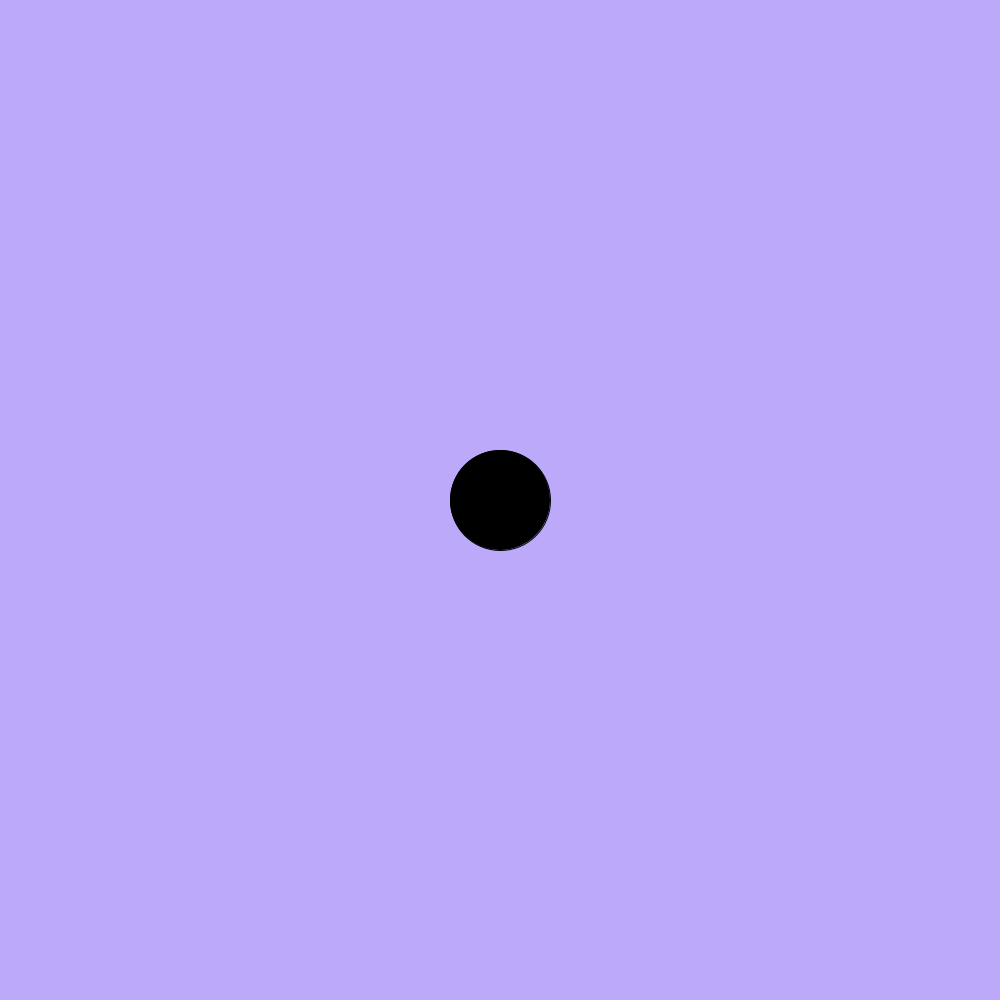
Frame 1 (no input)
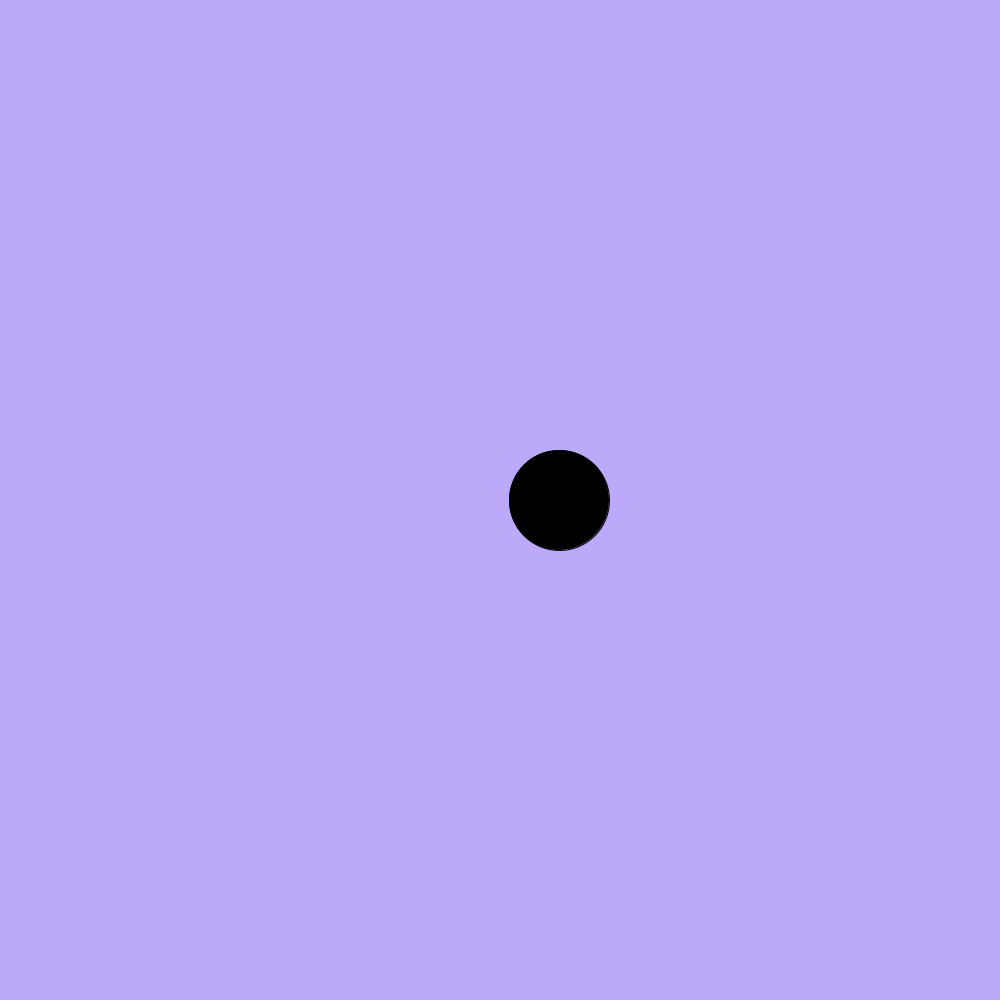
Frame 60 (the mouse pressed at the canvas centre just before this capture)
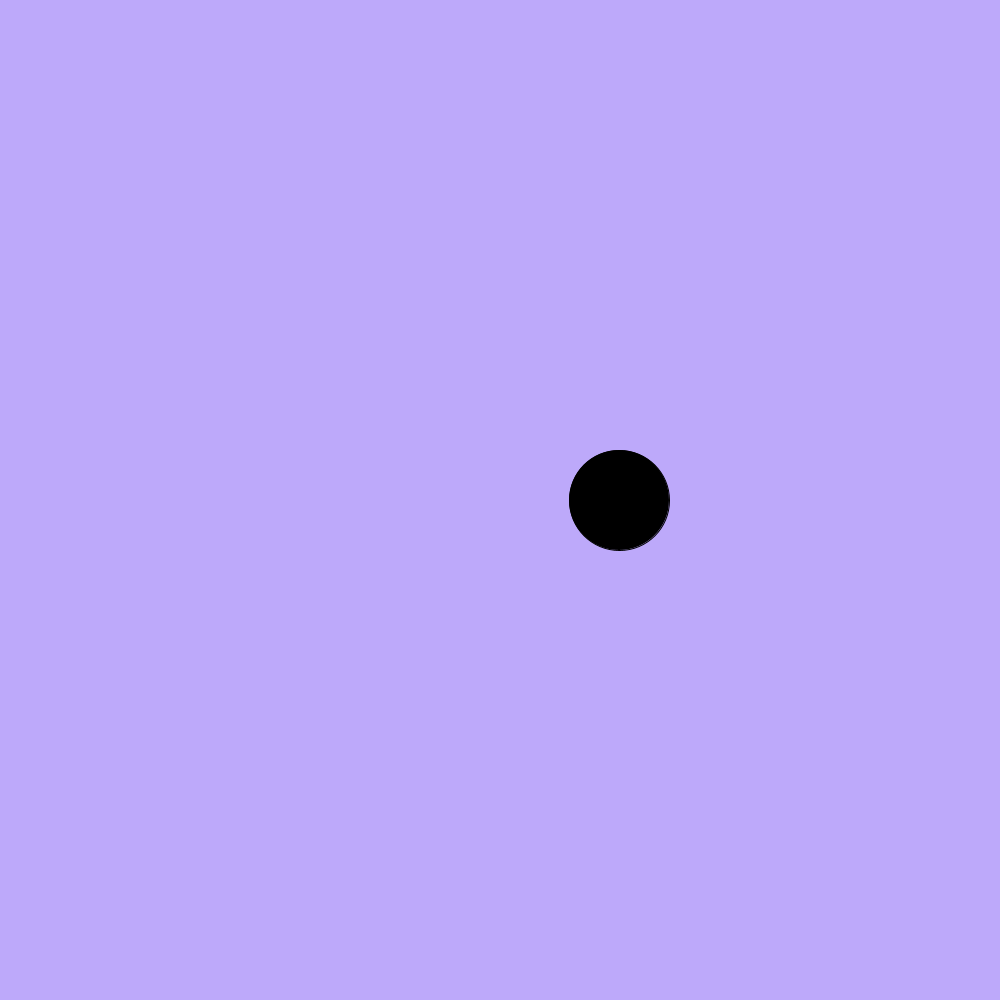
Frame 120 (the mouse held since frame 60 and released just before this capture)

The Processing sketch that drew these frames (run headless with seeded random() and noise(); from frame 60 on, the mouse is pressed at the canvas centre):

// Processing sketch: Cambio_Laura
// ── Cambio_Laura.pde
Gato miGato;

void setup() {
  
  size(1000, 1000);
  miGato = new Gato (0, 500, 500);
}

void draw() {
  
  background(#BDA9FA);
  miGato.mostrar();
  miGato.correr();
  
}

// ── class.pde
class Gato {
  Gato(color tempColor, float tempPosX, float tempPosY) {
    c = tempColor;
    posX = tempPosX;
    posY = tempPosY;
  }
  color c;
  float posX;
  float posY;
  void mostrar() {
    fill(c);
    circle(posX, posY, 100);
  }
  void correr() {
    posX = posX + 1;
  }
}
